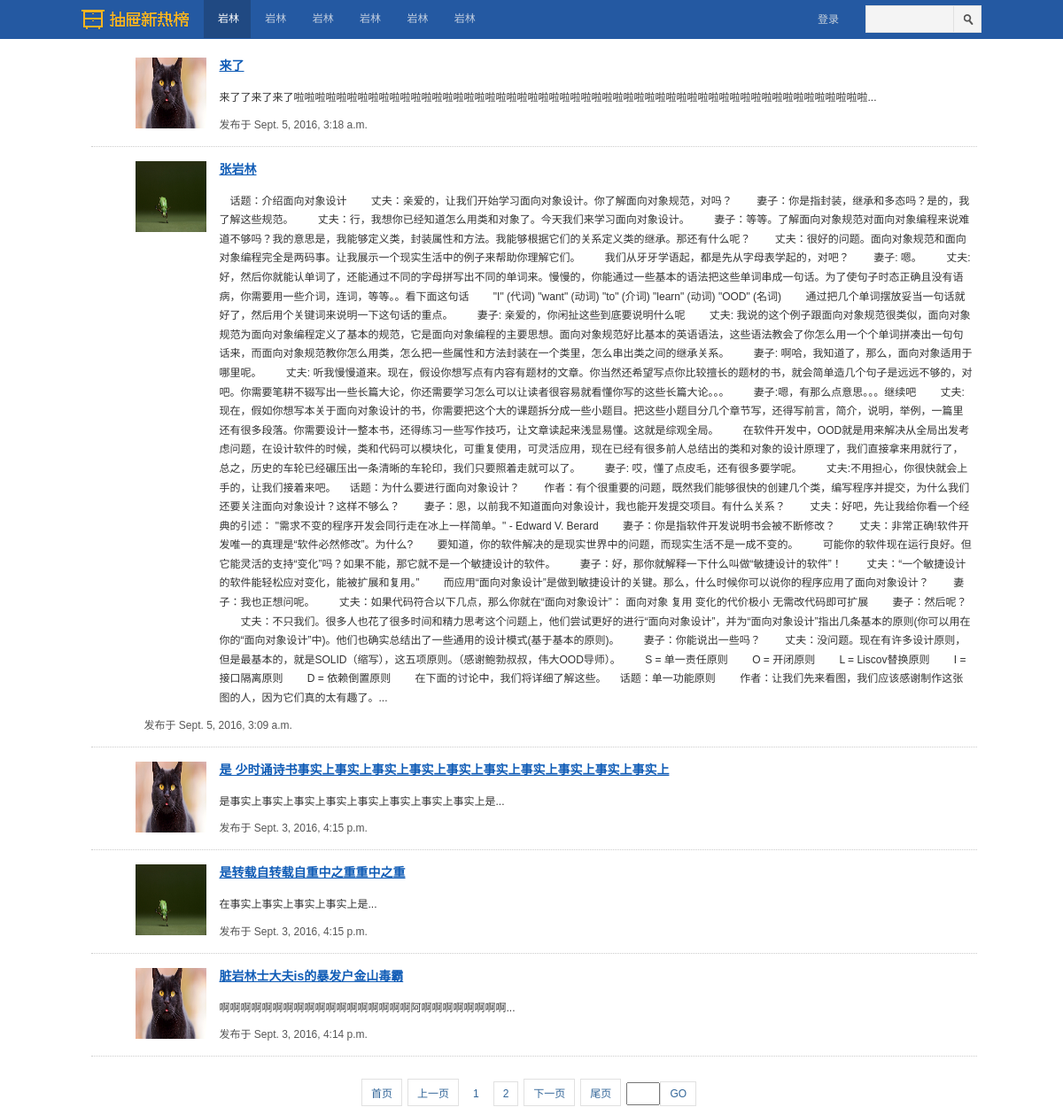
Page /index/1 on the committed database.
### dao/models.py (models this page shows)
class News(models.Model):
    title = models.CharField(max_length=255)
    content = models.TextField()
    url = models.CharField(max_length=255)
    create_date = models.DateTimeField(auto_now_add=True)
    user_id = models.ForeignKey('Userinfo')

### web/views.py (the view)
# urls.py: url(r'^index/(?P<page>\d*)', views.index),
def index(request,page):
    if request.method == "POST":
        rep = get_new_title(request)
        return HttpResponse(rep)
    if request.method == "GET":
        session = request.session
        news,str_page = get_new(page)
        return render(request,'index.html',{'session':session,'news':news,"page":str_page})

### commons/pager.py (called while the page is built)
    @property
    def start(self):
        return (self.current_page - 1) * 5

    @property
    def end(self):
        return self.current_page * 5

### service/manager.py (called while the page is built)
def get_new(page):
    content_count = models.News.objects.count()
    obj = pager.Pagenation(page, content_count, '/index/')
    news = models.News.objects.all().order_by('-id')[obj.start:obj.end]
    str_page = obj.string_pager()
    return news,str_page

### templates/index.html (shortened to what this page needs)
<!DOCTYPE html>
<html lang="en">
<head>
    <link rel="stylesheet" href="/static/css/commas.css" />
    <link rel="stylesheet" href="/static/css/commons.css" />
</head>
<body>
<div class="pg-header">
        <div class="w">
            <a class="logo" href="/"></a>
            <div class="act-menu">
                <a href="/all/hot/recent/1" class="tb active">岩林</a>
                <a href="/all/hot/recent/1" class="tb">岩林</a>
                <a href="/all/hot/recent/1" class="tb">岩林</a>
                <a href="/all/hot/recent/1" class="tb">岩林</a>
                <a href="/all/hot/recent/1" class="tb">岩林</a>
                <a href="/all/hot/recent/1" class="tb">岩林</a>
            </div>
            <div class="key-sera">
                <form action="/search/show" method="post" name="searchFrm2" id="searchFrm2">
                    <input type="text" class="search-txt-s" name="words" id="txtSearch2" autocomplete="off">
                    <a href="javascript:;" class="i" name="searchBtn_2" id="searchBtn_3"><span class="ico"></span></a>
                </form>
		    </div>
                {% if session.is_login %}
                <div id="action_nav" is-login="true" class="action-nav">
                    <a href="/manager/" style="float:left;position:relative;" id="btnDtaiShw">管理
                        <b class="notice-num-title" id="Dtai-num-title" style="right: 3px; display: none;">
                            <em id="Dtai-em"></em>
                        </b>
                    </a>
                    <a href="/user/link/saved/1" id="loginUserNc" class="userPro-Box">
                        <img src="" id="userProImg">
                        <span class="u-nick" id="userProNick">{{ session.username }}</span>
                        <em id="userProArr"></em>
                    </a>
                </div>
                <div class="user-opr-box" id="userOprBox" style="left: 869px; display: none;">
                    <a href="/user/link/saved/1" style="border-top:0;">我的新热榜</a>
                    <a href="/profile">设置</a>
                    <a class="logout" href="javascript:;">退出</a>
                    <a href="http://www.chouti.com/cdu_45792645155" target="_blank" class="ie6-a">我的收藏</a>
                </div>
                {% else %}
                <div id="action_nav" is-login="false" class="action-nav">
                    <a href="/login/" class="login-btn-a" id="login_link_a">登录</a>
                </div>
                {% endif %}
        </div>
    </div>
<div id="post_list" style="margin-top: 10px">
    {% for new in news %}
    <div style="width: 1000px;margin: 0 auto">
<div class="post_item">
    <div class="post_item_body">
        <img width="80" height="80" class="pfs" src="{{ new.url }}" style="float: left;margin-right: 15px">
	    <h3><a class="titlelnk" href="/detail/{{ new.id }}.html" target="_blank">{{ new.title }}</a></h3>
        <p class="post_item_summary">
             {{ new.content }}...
        </p>
    <div class="post_item_foot">
        发布于 {{ new.create_date }}
    </div>
</div>
</div>
</div>
    {% endfor %}
</div>
<div class="pagination" style="text-align: center">
    {{ page }}
</div>
</body>
</html>

### static/css/commas.css (style rules this page uses)
#post_list { margin-top: 0; padding-left: 5px; padding-right: 0; padding-top: 10px; min-height: 300px; }
.post_item { border-bottom: 1px dotted #ccc; border-width: 1px; margin-bottom: 15px; padding-bottom: 15px; }
.post_item_body { margin-left: 50px; padding-top: 1px; line-height: 150%; }
#post_list h3 { font-size: 14px; margin: 0 0 5px 0; }
a.titlelnk:link, a.titlelnk:active { color: #105cb6; font-size: 14px; font-weight: bold; text-decoration: underline; }
.post_item_summary { line-height: 1.8em; margin-bottom: 5px; color: #333; overflow: hidden; padding-right: 5px; font-size: 12px; padding-top: 5px; }
.post_item_foot { color: #555; padding-top: 5px; margin-left: 10px; }
.pagination { padding: 10px 0; }
.pagination a { display: inline-block; color: #369; padding: 6px 10px; text-align: center; border: 1px solid #e1e1e1; margin-right: 6px; text-decoration: none; }
.pagination a.active { border: 0; }

### static/css/commons.css (style rules this page uses)
body { margin: 0 auto; font: 12px Tahoma,Verdana,Arial,Helvetica,"\5b8b\4f53",sans-serif; }
.w { width: 1016px; margin: 0 auto; }
.ico { background: url("/static/image/icon.png") no-repeat 0 0; }
.pg-header { height: 44px; line-height: 44px; background-color: #2459a2; overflow: hidden; }
.pg-header a { text-decoration: none; }
.pg-header .logo { width: 121px; height: 23px; background: url("/static/image/logo.png") no-repeat 0 0; float: left; margin-top: 11px; }
.pg-header .act-menu { float: left; line-height: 43px; margin-left: 20px; font-size: 12px; }
.pg-header .act-menu a.tb { color: #c0cddf; margin-left: -3px; padding: 0 13px 0 16px; display: inline-block; }
.pg-header .act-menu a.tb.active { color: #fff; background-color: #204982; }
.pg-header .key-sera { float: right; margin-top: 6px; }
.pg-header .key-sera .search-txt-s { background-color: #f4f4f4; border: 1px solid #e0e0e0; color: #333; height: 25px; line-height: 25px; padding: 2px 2px 2px 5px; width: 91px; float: left; outline: 0; }
.pg-header .key-sera a.i { width: 30px; height: 29px; display: inline-block; border: 1px solid #e0e0e0; border-left: 0; background-color: #f4f4f4; float: left; }
.pg-header .key-sera a.i span { background-position: 0 -197px; display: block; height: 12px; margin-left: 11px; margin-top: 9px; width: 11px; _overflow: hidden; }
.pg-header .action-nav { float: right; position: relative; margin-right: 15px; font-size: 12px; }
.pg-header .action-nav a { color: #c7d1dc; padding: 0 15px; display: inline-block; vertical-align: 1px\9; }

### rows in the picture
News: url (picture), title "来了", content "来了了来了来了啦啦啦啦啦啦啦啦啦啦啦啦啦啦啦啦啦啦啦啦啦啦啦啦啦啦啦啦啦啦啦啦啦啦啦啦啦啦啦啦啦啦啦啦啦啦啦啦啦啦啦啦啦啦", create_date "Sept. 5, 2016, 3:18 a.m."
News: url (picture), title "张岩林", content "话题：介绍面向对象设计 丈夫：亲爱的，让我们开始学习面向对象设计。你了解面向对象规范，对吗？ 妻子：你是指封装，继承和多态吗？是的，我了解这些规范。 丈夫：行，我想你已经知道怎么用类和对象了。今天我们来学习面向对象设计。 妻子：等等。了解面向对象规范对面向对象编程来说难道不够吗？我的意思是，我能够定义类，封装属性和方法。我能够根据它们的关系定义类的继承。那还有什么呢？ 丈夫：很好的问题。面向对象规范和面向对象编程完全是两码事。让我展示一个现实生活中的例子来帮助你理解它们。 我们从牙牙学语起，都是先从字母表学起的，对吧？ 妻子: 嗯。 丈夫: 好，然后你就能认单词了，还能通过不同的字母拼写出不同的单词来。慢慢的，你能通过一些基本的语法把这些单词串成一句话。为了使句子时态正确且没有语病，你需要用一些介词，连词，等等。。看下面这句话 \"I\" (代词) \"want\" (动词) \"to\" (介词) \"learn\" (动词) \"OOD\" (名词) 通过把几个单词摆放妥当一句话就好了，然后用个关键词来说明一下这句话的重点。 妻子: 亲爱的，你闲扯这些到底要说明什么呢 丈夫: 我说的这个例子跟面向对象规范很类似，面向对象规范为面向对象编程定义了基本的规范，它是面向对象编程的主要思想。面向对象规范好比基本的英语语法，这些语法教会了你怎么用一个个单词拼凑出一句句话来，而面向对象规范教你怎么用类，怎么把一些属性和方法封装在一个类里，怎么串出类之间的继承关系。 妻子: 啊哈，我知道了，那么，面向对象适用于哪里呢。 丈夫:…", create_date "Sept. 5, 2016, 3:09 a.m."
News: url (picture), title "是 少时诵诗书事实上事实上事实上事实上事实上事实上事实上事实上事实上事实上", content "是事实上事实上事实上事实上事实上事实上事实上事实上是", create_date "Sept. 3, 2016, 4:15 p.m."
News: url (picture), title "是转载自转载自重中之重重中之重", content "在事实上事实上事实上事实上是", create_date "Sept. 3, 2016, 4:15 p.m."
News: url (picture), title "脏岩林士大夫is的暴发户金山毒霸", content "啊啊啊啊啊啊啊啊啊啊啊啊啊啊啊啊啊啊阿啊啊啊啊啊啊啊啊", create_date "Sept. 3, 2016, 4:14 p.m."
